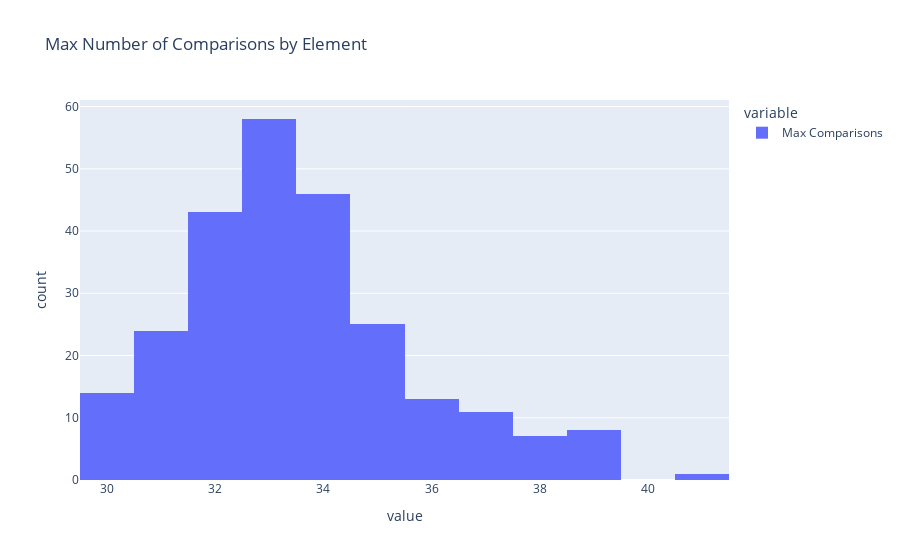

Here is the notebook cell this chart was saved with:
### Code cell
display(px.histogram(pd.Series(maxes, name = "Max Comparisons"), title = "Max Number of Comparisons by Element"))

### Figure 1 — Plotly figure (JSON) as saved in the notebook; plotly's stock layout.template omitted (floating-point values rounded to 4 significant figures; data arrays with more than 128 entries replaced by an {"elided": "..."} marker saying what was removed)
{"data": [{"alignmentgroup": "True", "bingroup": "x", "hovertemplate": "variable=Max Comparisons<br>value=%{x}<br>count=%{y}<extra></extra>", "legendgroup": "Max Comparisons", "marker": {"color": "#636efa", "pattern": {"shape": ""}}, "name": "Max Comparisons", "offsetgroup": "Max Comparisons", "orientation": "v", "showlegend": true, "type": "histogram", "x": {"elided": "250 int values"}, "xaxis": "x", "yaxis": "y"}], "layout": {"barmode": "relative", "legend": {"title": {"text": "variable"}, "tracegroupgap": 0}, "title": {"text": "Max Number of Comparisons by Element"}, "xaxis": {"anchor": "y", "domain": [0, 1], "title": {"text": "value"}}, "yaxis": {"anchor": "x", "domain": [0, 1], "title": {"text": "count"}}}}
